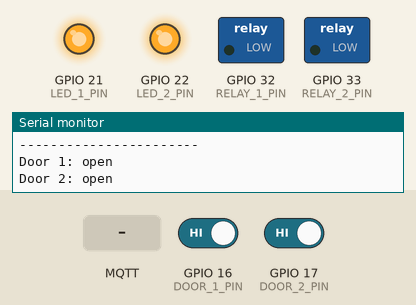
Simulated run of this program. Board: ESP32. Parts: switched loads named in the program (green lamp = pin HIGH), output pins drawn as LEDs (lit = HIGH), the last lines printed to the serial monitor. The test bench sets the inputs (shaded band); at power-on: GPIO 16 (DOOR_1_PIN) HIGH, GPIO 17 (DOOR_2_PIN) HIGH. WiFi joins after 1.5 s; servers stay silent unless stated; no MQTT or app messages arrive unless stated; not simulated (calls return 0 or success): credentials.h.

Above: at 3.2 s.
3.3 s: GPIO 16 (DOOR_1_PIN) driven LOW
At 4.2 s:
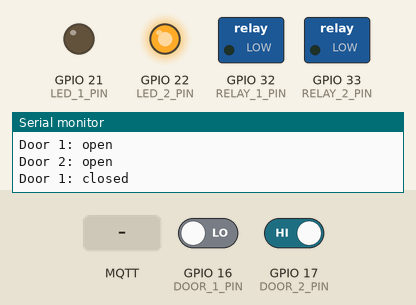
5.0 s: MQTT message "open" arrives on the second subscribed topic
At 5.4 s:
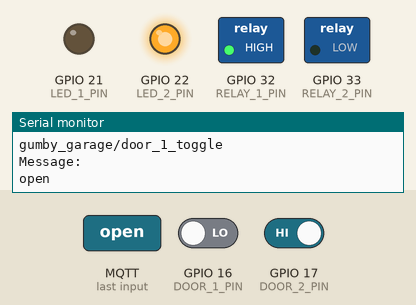
7.0 s: MQTT message "close" arrives on the third subscribed topic
At 8.4 s:
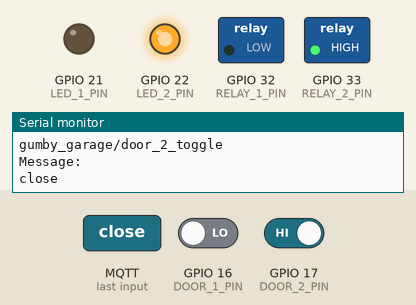
Timing chart, 0 to 10.1 s (numbered marks = the images above; inputs shaded):
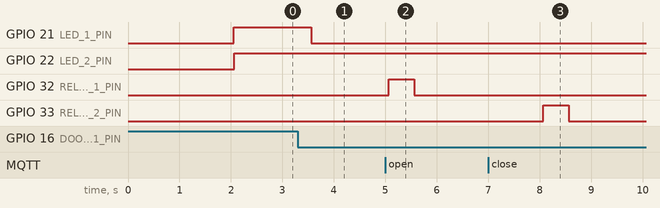

Measured:
- after the input at 3.3 s, GPIO 21 (LED_1_PIN): HIGH → LOW after 0.26 s
- after the input at 5.0 s, GPIO 32 (RELAY_1_PIN): LOW → HIGH after 0.06 s, → LOW 0.50 s later
- after the input at 7.0 s, GPIO 33 (RELAY_2_PIN): LOW → HIGH after 1.1 s, → LOW 0.50 s later

The program:

main.cpp
```cpp
#include <Arduino.h>      // Used for Arduino framework (which ESP32 chips support)
#include <WiFi.h>         // Used to connect to WiFi
#include <PubSubClient.h> // Used for MQTT communication
#include "credentials.h"  // Header file containing wifi and HA creds

// If you don't want to WebSerial access, disable these headers, and any WebSerial print
// Also remove 'ESP Async WebServer' and 'ayushsharma82/WebSerial @ ^1.1.0' from the platformio.ini file
#include <AsyncTCP.h>
#include <ESPAsyncWebServer.h>
#include <WebSerial.h>

// Sensor pins
const int DOOR_1_PIN = 16; // Magnetic reed switch
const int DOOR_2_PIN = 17; // Magnetic reed switch
const int LED_1_PIN = 21; // LED used for Door 1
const int LED_2_PIN = 22; // LED used for Door 2
const int RELAY_1_PIN = 32; // Relay to toggle Door 1
const int RELAY_2_PIN = 33; // Relay to toggle Door 2

// Default states (0 = Closed, 1 = Open, 2 = Fetch new state)
int DOOR_1_STATE = 0;
int DOOR_2_STATE = 0;
int LAST_DOOR_1_STATE = 2;
int LAST_DOOR_2_STATE = 2;
int LOOP_COUNTER = 0; // This is used to send checkin every 15 seconds
int LOOP_COUNTER_WIFI = 0; // This is used to count how many times the Wifi has reconnected

// MQTT settings/topics
const char *ID = "gumby_garage_controller";  // Name of our device, must be unique
const char *REFRESH_LISTENER = "gumby_garage/refresh_status"; // Used to trigger a forced update
const char *DOOR_1_POS_TOPIC = "gumby_garage/door_1_pos"; // Position of Door 1
const char *DOOR_2_POS_TOPIC = "gumby_garage/door_2_pos"; // Position of Door 1
const char *DOOR_1_RELAY_TOPIC = "gumby_garage/door_1_toggle"; // Toggle door open/close
const char *DOOR_2_RELAY_TOPIC = "gumby_garage/door_2_toggle"; // Toggle door open/close

// Door position variables
const char *OPEN = "100";
const char *CLOSE = "0";

// Setup WiFi client
WiFiClient wclient;
// Setup MQTT client
PubSubClient client(wclient);
bool state=0;

// Function to toggle the doors
void ToggleDoor(int DOOR_RELAY, int WAIT, const char* TOPIC, const char* POSITION) {
  digitalWrite(DOOR_RELAY,HIGH); // Turn on relay
  delay(500); // Wait .5 seconds
  digitalWrite(DOOR_RELAY,LOW); // Turn off relay
  client.publish(TOPIC, POSITION); // Notify MQTT broker door should be closed
  delay(WAIT); // Wait for door to act
}

// WebSerial server setup
AsyncWebServer server(80);
// WebSerial callback message
void webSerialMsg(uint8_t *data, size_t len){
  WebSerial.println("Received Data...");
  String d = "";
  for(int i=0; i < len; i++){
    d += char(data[i]);
  }
  WebSerial.println(d);
}

// Print line to both Serial and WebSerial
template<class TYPE>
void DualSerial(TYPE MSG) {
  WebSerial.println(MSG);
  Serial.println(MSG);
}

void callback(char* topic, byte* payload, unsigned int length) {
  // Fetch current door states
  DOOR_1_STATE = digitalRead(DOOR_1_PIN);
  DOOR_2_STATE = digitalRead(DOOR_2_PIN);

  // Print topic and message to serial
  DualSerial("Topic: ");
  DualSerial(topic);
  DualSerial("Message: ");

  // Convert message from char* to string
  String message;
  for (int i = 0; i < length; i++) {
    message = message + (char)payload[i];
  }
  DualSerial(message);

  // Decision tree for received topic messages
  if (strcmp(topic, "gumby_garage/door_1_toggle")==0) {
    // If message is to close, and the door is currently open
    if(message == "close" && DOOR_1_STATE == 1) {
      ToggleDoor(RELAY_1_PIN, 15000, DOOR_1_POS_TOPIC, CLOSE);
      LAST_DOOR_1_STATE = 2; // Reset door state so void Loop can fetch new state
    }
    // If message is to open, and the door is currently closed
    if(message == "open" && DOOR_1_STATE != 1) {
      ToggleDoor(RELAY_1_PIN, 2000, DOOR_1_POS_TOPIC, OPEN);
      LAST_DOOR_1_STATE = 2; // Reset door state so void Loop can fetch new state
    }
  } else if (strcmp(topic, "gumby_garage/door_2_toggle")==0) {
    // If message is to close, and the door is currently open
    if(message == "close" && DOOR_2_STATE == 1) {
      ToggleDoor(RELAY_2_PIN, 15000, DOOR_2_POS_TOPIC, CLOSE);
      LAST_DOOR_2_STATE = 2; // Reset door state so void Loop can fetch new state
    }
    // If message is to open, and the door is currently closed
    if(message == "open" && DOOR_2_STATE != 1) {
      ToggleDoor(RELAY_2_PIN, 2000, DOOR_2_POS_TOPIC, OPEN);
      LAST_DOOR_2_STATE = 2; // Reset door state so void Loop can fetch new state
    }
  } else if (strcmp(topic, "gumby_garage/refresh_status")==0) {
    DualSerial("Sending door state refresh...");
    LAST_DOOR_1_STATE = 2; // Reset door state so void Loop can fetch new state
    LAST_DOOR_2_STATE = 2; // Reset door state so void Loop can fetch new state
  } else {
    // Listening to topic, but can't something went wrong
    DualSerial("Error on topic: '");
    DualSerial(topic);
    DualSerial("' with message: ");
    DualSerial(message);

  }

  DualSerial("-----------------------");

}

// Reconnect to client
void reconnect() {
  // Loop until reconnected
  while (!client.connected()) {
    DualSerial("Attempting MQTT connection...");
    // Attempt to connect
    if (client.connect(ID,HA_USER,HA_PASS)) {
      DualSerial("connected");
      DualSerial("Publishing to the following topics: ");
      DualSerial(DOOR_1_POS_TOPIC);
      DualSerial(DOOR_2_POS_TOPIC);

    } else {
      DualSerial(" try again in 5 seconds");
      // Wait 5 seconds before retrying
      delay(5000);
    }
  }
  // MQTT subscription topics
  client.subscribe(REFRESH_LISTENER);
  client.subscribe(DOOR_1_RELAY_TOPIC);
  client.subscribe(DOOR_2_RELAY_TOPIC);
  DualSerial("-----------------------");
}

void initWiFi() {
  WiFi.mode(WIFI_STA);
  WiFi.begin(ssid, password);
  Serial.print("Connecting to WiFi ...");
  while (WiFi.status() != WL_CONNECTED) {
    Serial.print('.');
    delay(1000);
  }
  Serial.println(WiFi.localIP());
}

void setup() {
  // Start serial monitoring
  Serial.begin(115200);
  // Connect to wifi
  initWiFi();
  // WebSerial startup
  // Accessible at "<IP Address>/webserial" in browser
  WebSerial.begin(&server);
  WebSerial.msgCallback(webSerialMsg);
  server.begin();
  // Print IP to WebSerial
  WebSerial.println(WiFi.localIP());
  // Print out the RSSI (in dB)
  DualSerial(WiFi.RSSI());
  // Set pin modes
  pinMode(DOOR_1_PIN, INPUT_PULLUP);
  pinMode(DOOR_2_PIN, INPUT_PULLUP);
  pinMode(LED_1_PIN, OUTPUT);
  pinMode(LED_2_PIN, OUTPUT);
  pinMode(RELAY_1_PIN, OUTPUT);
  pinMode(RELAY_2_PIN, OUTPUT);
  // Start MQTT publisher
  client.setServer(broker, 1883);
  // Start MQTT subscriber
  client.setCallback(callback);
}

void loop() {
  // Restart if it has had to reconnect to Wifi more than 5 times
  if (LOOP_COUNTER_WIFI >= 5) {
    ESP.restart();
  }
  // Reconnect if connection is lost
  if (!client.connected()) {
    reconnect();
    LOOP_COUNTER_WIFI++;
  }

  client.loop();

  // Increment loop counter
  LOOP_COUNTER++;

  // Read current door states
  DOOR_1_STATE = digitalRead(DOOR_1_PIN);
  DOOR_2_STATE = digitalRead(DOOR_2_PIN);

  // Monitor magnet switch for Door 1
  if (DOOR_1_STATE != LAST_DOOR_1_STATE) {
    if (DOOR_1_STATE == 1) {
      digitalWrite(LED_1_PIN, HIGH); // LED On
      DualSerial("Door 1: open"); // Print status to serial monitor
      client.publish(DOOR_1_POS_TOPIC, "100"); // MQTT Door 1 open
    } else {
      digitalWrite(LED_1_PIN, LOW); // LED Off
      DualSerial("Door 1: closed"); // Print status to serial monitor
      client.publish(DOOR_1_POS_TOPIC, "0"); // MQTT Door 1 closed
    }
  }

  // Monitor magnet switch for Door 2
  if (DOOR_2_STATE != LAST_DOOR_2_STATE) {
    if (DOOR_2_STATE == 1) {
      digitalWrite(LED_2_PIN, HIGH);  // LED On
      DualSerial("Door 2: open"); // Print status to serial monitor
      client.publish(DOOR_2_POS_TOPIC, "100"); // MQTT Door 2 open
    } else {
      digitalWrite(LED_2_PIN, LOW); // LED Off
      DualSerial("Door 2: closed"); // Print status to serial monitor
      client.publish(DOOR_2_POS_TOPIC, "0"); // MQTT Door 2 closed
    }
  }

  // Check loop counter for MQTT checkin interval
  // This is useful for sending updates in case Home Assistant has restarted
  // Sometimes Home Assistant will put a device in an unknown state on HA startup, and will not update it's state until it's received a new message
  if (LOOP_COUNTER >= 30) {
    LAST_DOOR_1_STATE = 2; // Force door state fetch on next loop
    LAST_DOOR_2_STATE = 2; // Force door state fetch on next loop
    LOOP_COUNTER = 0; // Reset loop counter
  } else {
    LAST_DOOR_1_STATE = DOOR_1_STATE; // Update previous door state to current door state
    LAST_DOOR_2_STATE = DOOR_2_STATE; // Update previous door state to current door state
  }

  delay(500); // Wait .5 seconds before restarting the loop
}
```
